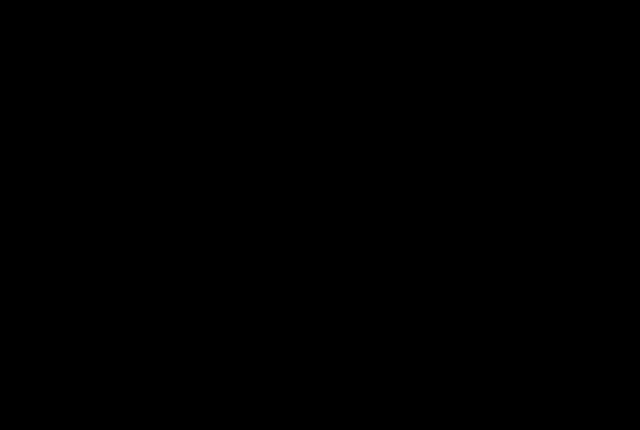
Frame 1 (no input)
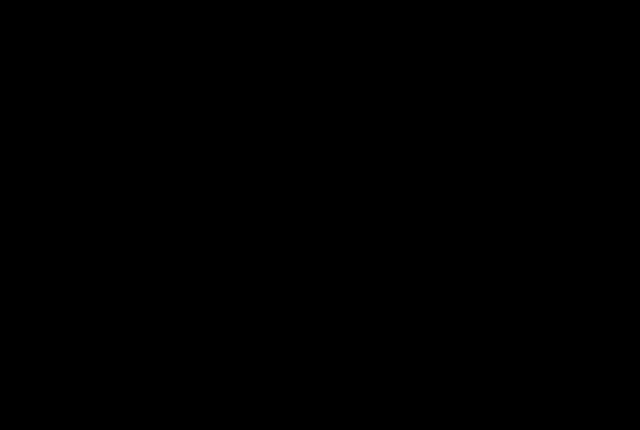
Frame 60 (the mouse pressed at the canvas centre just before this capture)
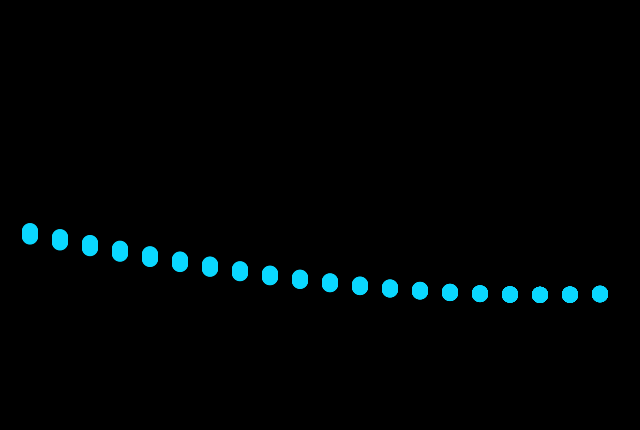
Frame 120 (the mouse held since frame 60 and released just before this capture)

The Processing sketch that drew these frames (run headless with seeded random() and noise(); from frame 60 on, the mouse is pressed at the canvas centre):

// Processing sketch: processing_156809
// ── processing_156809.pde

int diameter, flag;
int counter=0;
float inc, xpos, ypos, x, z;
float xspace=30;
float amplitude = 50;
float angle=0;
float filler, funk;
float factor;


void setup() {
  size(640, 430);
  smooth();
  noStroke();
}

void draw() {
  background(0);
  funk=abs(sin(z*0.0007))*10; //0.007 = slow factor
  filler=map(funk, 0, 10, 0, 255);
  factor=map(mouseY, 0, 360, 1, 2);

  fill(filler, mouseY, mouseX);
  if (mousePressed) {
    //    println("WAVE REVERSAL");
    drawRevWave2();
  } else {
    drawWave();
  }
  angle+=1;
  //delay(1);
  //  println(funk);
}

void drawWave() {

  for (int x=0; x<20; x++) {
    //    println(abs(sin(z))*10);
    for (int y=0; y<13; y++) {
      //      z+=angle/(1000);
      z+=sin(angle*0.0003)*(TWO_PI/100);
      ypos = sin(z)*amplitude*factor;
      xpos = x*xspace+30;
      //       print("sin z ");
      //       println(sin(z));

      //       print("z ");
      //       println(z);
      //      print("x ");
      //      println(x);


      ellipse(xpos, height/2+ypos, 16, 16);
      //      counter++;
      //      if (counter==1000) {
      //        flag=1;
      //      }
    }
  }
}


void drawRevWave2() {

  for (int x=0; x<20; x++) {
    //    println(abs(sin(z))*10);
    for (int y=0; y<13; y++) {
      //      z-=TWO_PI/10;
      z-= sin(angle*0.0008)*(TWO_PI/100);
      //      ypos = sin(z*0.08)*amplitude*factor;
      //      xpos = x*xspace+30;
      ypos = sin(z)*amplitude*factor;
      xpos = x*xspace+30;
      //       print("sin z ");
      //       println(sin(z));
//
//      print("Y POS : ");
//      println(ypos);
      //      print("x ");
      //      println(x);


      ellipse(xpos, height/2+ypos, 16, 16);
      //      counter++;
      //      if (counter==1000) {
      //        flag=1;
      //      }
    }
  }
}



void drawRevWave() {

  for (int x=0; x<20; x++) {
    for (int y=0; y<13; y++) {
      z-=angle/(1000);
      ypos = sin(z)*amplitude;
      xpos = x*xspace-30;

      ellipse(xpos, height/2+ypos, 16, 16);
      println("WAVE REVERSAL");
      print("z// ");
      println(z);
      //      counter--;
      //      if (counter==0) {
      //        flag=0;
      //        println("FLAG=0!!");
      //      }
    }
  }
}







void delay(int delay)
{
  int time = millis();
  while (millis () - time <= delay);
}
